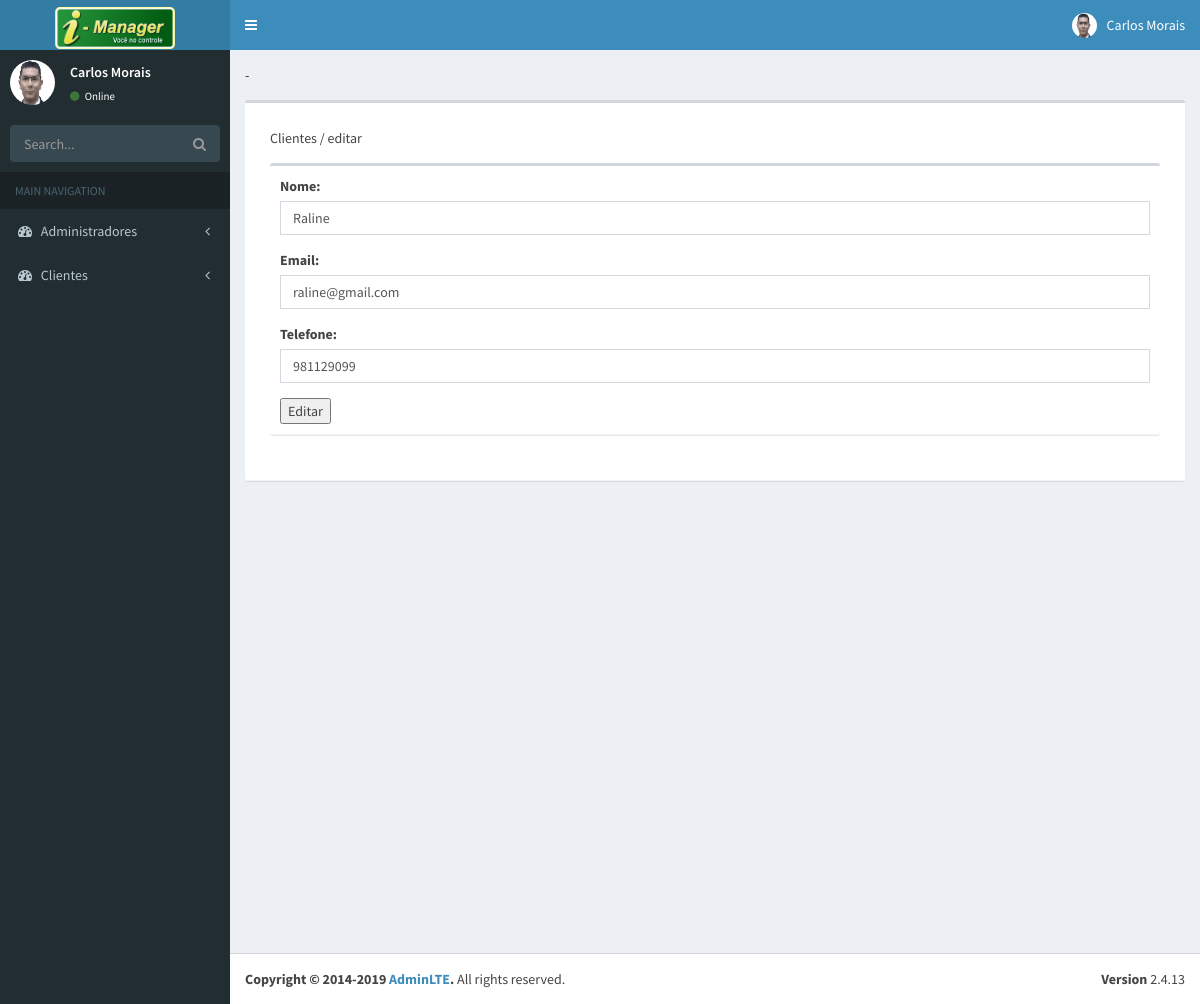
/?modulo=cliente&acao=editar&id=2, run on the app's committed database.
### tables this page shows
CREATE TABLE IF NOT EXISTS `usuario` (
  `id` int(11) NOT NULL AUTO_INCREMENT,
  `nome` varchar(60) NOT NULL,
  `telefone` varchar(60) NOT NULL,
  `email` varchar(60) NOT NULL,
  PRIMARY KEY (`id`)
);

### classes/DB.class.php (called while the page is built)
<?php
    class DB{
        public static $conexao;
        public static function Conexao() {
            if (!isset(self::$conexao)) {
                try{
                    self::$conexao = new PDO('mysql:host=localhost;dbname=projeto', 'root', '' , array(PDO::MYSQL_ATTR_INIT_COMMAND => "SET NAMES utf8"));
                    self::$conexao->setAttribute(PDO::ATTR_ERRMODE, PDO::ERRMODE_EXCEPTION);
                    self::$conexao->setAttribute(PDO::ATTR_ORACLE_NULLS, PDO::NULL_EMPTY_STRING);
                }catch(PDOException $e){
                   echo 'Atenção'.$e->getMessage();
                }
            }
            return self::$conexao;
        }
    }
?>

### classes/Cliente.class.php (called while the page is built, shortened)
<?php
include ("classes/DB.class.php");
    class Cliente extends DB{
        private $nome;
        private $email;
        private $telefone;
        public function setNome($string){
            $this->nome = $string;
        }
        public function setEmail($email){
            $this->email = $email;
        }
        public function setTelefone($telefone){
            $this->telefone = $telefone;
        }
        public function getNome(){
            return $this->nome;
        }
        public function getEmail(){
            return $this->email;
        }
        public function getTelefone(){
            return $this->telefone;
        }
        public static function selecionar($id){
            $sql = "SELECT * FROM usuario WHERE id=$id";
            $stmt = DB::conexao()->prepare($sql);
            $stmt->execute();
            $registros = $stmt->fetchALL(PDO::FETCH_ASSOC);
            if($registros){
                $itens = array();
                foreach($registros as $registro){
                    $objTemporario = new Cliente();
                    $objTemporario->setId($registro['id']);
                    $objTemporario->setNome($registro['nome']);
                    $objTemporario->setEmail($registro['email']);
                    $objTemporario->setTelefone($registro['telefone']);
                    $itens[] = $objTemporario;
                }
                return $itens;
            }
            return false;
        }
    }
?>

### modulos/cliente/editar.php (the view, shortened to what this page needs)
<section class="content-header">
      Clientes / editar
</section>
<section class="content">
<div class="box">
    <div class="box-header with-border">
        <?php
            include("classes/Cliente.class.php");
            $id = $_GET['id'];
                $clientes = Cliente::selecionar($id);
                if($clientes){
                    foreach($clientes as $cliente){
                ?>
                            <form method='post' action=''>
                                <div class="form-group">
                                    <label for="nome">Nome:</label>
                                    <input type="text" class="form-control" id="nome" name="nome" value = "<?php echo $cliente->getNome();?>">
                                </div>
                                <div class="form-group">
                                    <label for="nome">Email:</label>
                                    <input type="text" class="form-control" id="telefone" name="telefone" value = "<?php echo $cliente->getEmail();?>">
                                </div>
                                <div class="form-group">
                                        <label for="nome">Telefone:</label>
                                        <input type="text" class="form-control" id="telefone" name="telefone" value = "<?php echo $cliente->getTelefone();?>">
                                </div>
                                <input type='submit' name='botao' value='Editar'>
                <?php
                        }
                    }else{echo "<tr><td colspan='4'> Nenhum Registro Encontrado.</td></tr>";}
                ?>
                            </form>
            </div>
        </div>
    </section>

### data on the page
usuario: nome "Raline", telefone "raline@gmail.com", telefone "981129099"
